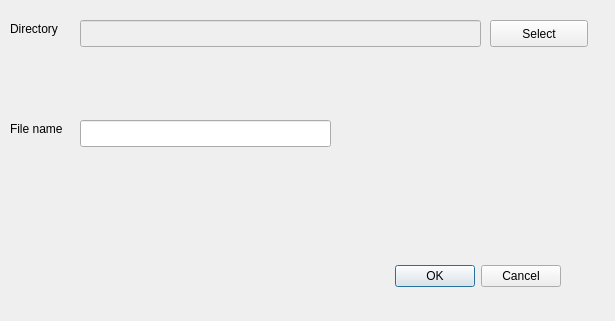
<?xml version="1.0" encoding="UTF-8"?>
<ui version="4.0">
 <class>RetrieveForm</class>
 <widget class="QDialog" name="RetrieveForm">
  <property name="geometry">
   <rect>
    <x>0</x>
    <y>0</y>
    <width>615</width>
    <height>321</height>
   </rect>
  </property>
  <property name="windowTitle">
   <string>RetrieveForm</string>
  </property>
  <widget class="QDialogButtonBox" name="buttonBox">
   <property name="geometry">
    <rect>
     <x>220</x>
     <y>260</y>
     <width>341</width>
     <height>32</height>
    </rect>
   </property>
   <property name="orientation">
    <enum>Qt::Horizontal</enum>
   </property>
   <property name="standardButtons">
    <set>QDialogButtonBox::Cancel|QDialogButtonBox::Ok</set>
   </property>
  </widget>
  <widget class="QLabel" name="label">
   <property name="geometry">
    <rect>
     <x>10</x>
     <y>20</y>
     <width>66</width>
     <height>17</height>
    </rect>
   </property>
   <property name="text">
    <string>Directory</string>
   </property>
  </widget>
  <widget class="QLineEdit" name="directoryPath">
   <property name="enabled">
    <bool>false</bool>
   </property>
   <property name="geometry">
    <rect>
     <x>80</x>
     <y>20</y>
     <width>401</width>
     <height>27</height>
    </rect>
   </property>
  </widget>
  <widget class="QPushButton" name="directorySelector">
   <property name="geometry">
    <rect>
     <x>490</x>
     <y>20</y>
     <width>98</width>
     <height>27</height>
    </rect>
   </property>
   <property name="text">
    <string>Select</string>
   </property>
  </widget>
  <widget class="QLabel" name="label_2">
   <property name="geometry">
    <rect>
     <x>10</x>
     <y>120</y>
     <width>66</width>
     <height>17</height>
    </rect>
   </property>
   <property name="text">
    <string>File name</string>
   </property>
  </widget>
  <widget class="QLineEdit" name="fileNameInput">
   <property name="geometry">
    <rect>
     <x>80</x>
     <y>120</y>
     <width>251</width>
     <height>27</height>
    </rect>
   </property>
  </widget>
 </widget>
 <resources/>
 <connections>
  <connection>
   <sender>buttonBox</sender>
   <signal>accepted()</signal>
   <receiver>RetrieveForm</receiver>
   <slot>accept()</slot>
   <hints>
    <hint type="sourcelabel">
     <x>248</x>
     <y>254</y>
    </hint>
    <hint type="destinationlabel">
     <x>157</x>
     <y>274</y>
    </hint>
   </hints>
  </connection>
  <connection>
   <sender>buttonBox</sender>
   <signal>rejected()</signal>
   <receiver>RetrieveForm</receiver>
   <slot>reject()</slot>
   <hints>
    <hint type="sourcelabel">
     <x>316</x>
     <y>260</y>
    </hint>
    <hint type="destinationlabel">
     <x>286</x>
     <y>274</y>
    </hint>
   </hints>
  </connection>
 </connections>
</ui>
